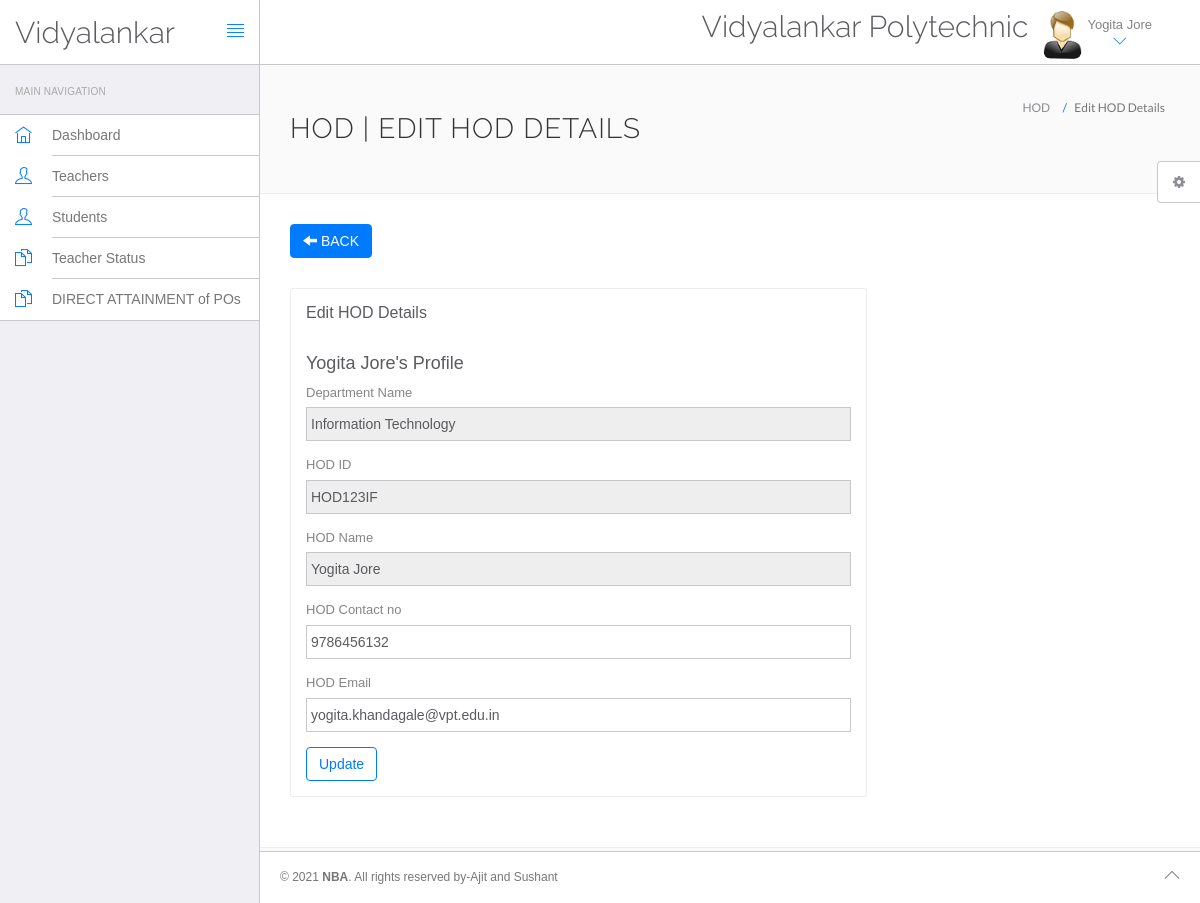
/afclick/hod/edit-profile.php (signed in), run on the app's committed database.
### tables this page shows
CREATE TABLE `hod` (
  `hod_id` varchar(20) NOT NULL,
  `hod_name` varchar(30) NOT NULL,
  `hod_password` varchar(100) NOT NULL,
  `hod_phone` bigint(10) NOT NULL,
  `hod_email` varchar(50) NOT NULL,
  `dept_name` varchar(30) NOT NULL
);

### afclick/hod/edit-profile.php (the view, shortened to what this page needs)
<?php
include('include/config.php');
?>
<!DOCTYPE html>
<html lang="en">
	<head>
		<link rel="stylesheet" href="vendor/bootstrap/css/bootstrap.min.css">
		<link rel="stylesheet" href="vendor/fontawesome/css/font-awesome.min.css">
		<link rel="stylesheet" href="vendor/themify-icons/themify-icons.min.css">
		<link href="vendor/animate.css/animate.min.css" rel="stylesheet" media="screen">
		<link href="vendor/perfect-scrollbar/perfect-scrollbar.min.css" rel="stylesheet" media="screen">
		<link href="vendor/switchery/switchery.min.css" rel="stylesheet" media="screen">
		<link href="vendor/bootstrap-touchspin/jquery.bootstrap-touchspin.min.css" rel="stylesheet" media="screen">
		<link href="vendor/select2/select2.min.css" rel="stylesheet" media="screen">
		<link href="vendor/bootstrap-datepicker/bootstrap-datepicker3.standalone.min.css" rel="stylesheet" media="screen">
		<link href="vendor/bootstrap-timepicker/bootstrap-timepicker.min.css" rel="stylesheet" media="screen">
		<link rel="stylesheet" href="assets/css/styles.css">
		<link rel="stylesheet" href="assets/css/plugins.css">
		<link rel="stylesheet" href="assets/css/themes/theme-1.css" id="skin_color" />
	</head>
	<body>
		<div id="app">
<?php include('include/sidebar.php');?>
			<div class="app-content">
				<?php include('include/header.php');?>
				<div class="main-content" >
					<div class="wrap-content container" id="container">
						<section id="page-title">
							<div class="row">
								<div class="col-sm-8">
									<h1 class="mainTitle">HOD | Edit HOD Details</h1>
																	</div>
								<ol class="breadcrumb">
									<li>
										<span>HOD</span>
									</li>
									<li class="active">
										<span>Edit HOD Details</span>
									</li>
								</ol>
							</div>
						</section>
						<div class="container-fluid container-fullw bg-white">
							<div class="row">
								<div class="col-md-12">
									<a class="btn btn-primary" href="dashboard.php"><span class="glyphicon glyphicon-arrow-left"></span> BACK</a>
									<div class="row margin-top-30">
										<div class="col-lg-8 col-md-12">
											<div class="panel panel-white">
												<div class="panel-heading">
													<h5 class="panel-title">Edit HOD Details</h5>
												</div>
												<div class="panel-body">
									<?php $sql=mysqli_query($con,"select * from hod where hod_id='".$_SESSION['login']."'");
while($data=mysqli_fetch_array($sql))
{
?>
<h4><?php echo htmlentities($data['hod_name']);?>'s Profile</h4>
													<form role="form" name="adddoc" method="post" onSubmit="return valid();">
                                                        <div class="form-group">
															<label for="deptname">
																 Department Name
															</label>
	<input type="text" name="deptname" class="form-control" value="<?php echo htmlentities($data['dept_name']);?>"readonly >
														</div>
                                                        <div class="form-group">
															<label for="hodid">
																 HOD ID
															</label>
	<input type="text" name="id" class="form-control" value="<?php echo htmlentities($data['hod_id']);?>" readonly >
														</div>
<div class="form-group">
															<label for="hodname">
																 HOD Name
															</label>
	<input type="text" name="hodname" class="form-control" value="<?php echo htmlentities($data['hod_name']);?>" readonly>
														</div>
<div class="form-group">
									<label for="contactno">
																 HOD Contact no
															</label>
					<input type="text" name="hodcontact" class="form-control" required="required"  value="<?php echo htmlentities($data['hod_phone']);?>">
														</div>
<div class="form-group">
									<label for="email">
																 HOD Email
															</label>
					<input type="email" name="hodemail" class="form-control" value="<?php echo htmlentities($data['hod_email']);?>">
														</div>
														<?php } ?>
														<button type="submit" name="submit" class="btn btn-o btn-primary">
															Update
														</button>
													</form>
												</div>
											</div>
										</div>
											</div>
										</div>
								</div>
					</div>
				</div>
                </div></div>
	<?php include('include/footer.php');?>
	<?php include('include/setting.php');?>
            </div>
	</body>
</html>

### afclick/hod/include/header.php (shortened to what this page needs)
<header class="navbar navbar-default navbar-static-top">
					<div class="navbar-header">
						<a class="navbar-brand" href="#">
							<h2 style="padding-top:10% ">Vidyalankar</h2>
						</a>
						<a href="#" class="sidebar-toggler pull-right visible-md visible-lg" data-toggle-class="app-sidebar-closed" data-toggle-target="#app">
							<i class="ti-align-justify"></i>
						</a>
					</div>
					<div class="navbar-collapse collapse">
						<ul class="nav navbar-right">
								<li  style="padding-top:2% ">
								<h2>Vidyalankar Polytechnic</h2>
							</li>
							<li class="dropdown current-user">
								<a href class="dropdown-toggle" data-toggle="dropdown">
									<img src="assets/images/images.jpg" > <span class="username">
									<?php $query=mysqli_query($con,"select hod_name from hod where hod_id='".$_SESSION['login']."'");
while($row=mysqli_fetch_array($query))
{
	echo $row['hod_name'];
}
									?> <i class="ti-angle-down"></i></span>
								</a>
							</li>
						</ul>
					</div>
				</header>

### afclick/hod/assets/css/themes/theme-1.css (style rules this page uses)
body { background: #FAFAFA; }
header .navbar-header { background: #ffffff !important; border-right-color: #c8c7cc !important; border-bottom-color: #c8c7cc !important; }
header .navbar-header .sidebar-toggler, header .navbar-header .sidebar-mobile-toggler { color: #007aff !important; }
header .navbar-header .navbar-brand { color: #777 !important; }
header .navbar-collapse { background: #ffffff !important; border-bottom-color: #c8c7cc !important; box-shadow: none !important; }
header .navbar-collapse .navbar-right > li > a { color: #777; }
header .navbar-collapse .navbar-right > li > a i { color: #007aff !important; }

### data on the page
hod: hod_name "Yogita Jore", deptname "Information Technology", id "HOD123IF", hodname "Yogita Jore", hodcontact "9786456132", hodemail "yogita.khandagale@vpt.edu.in"
